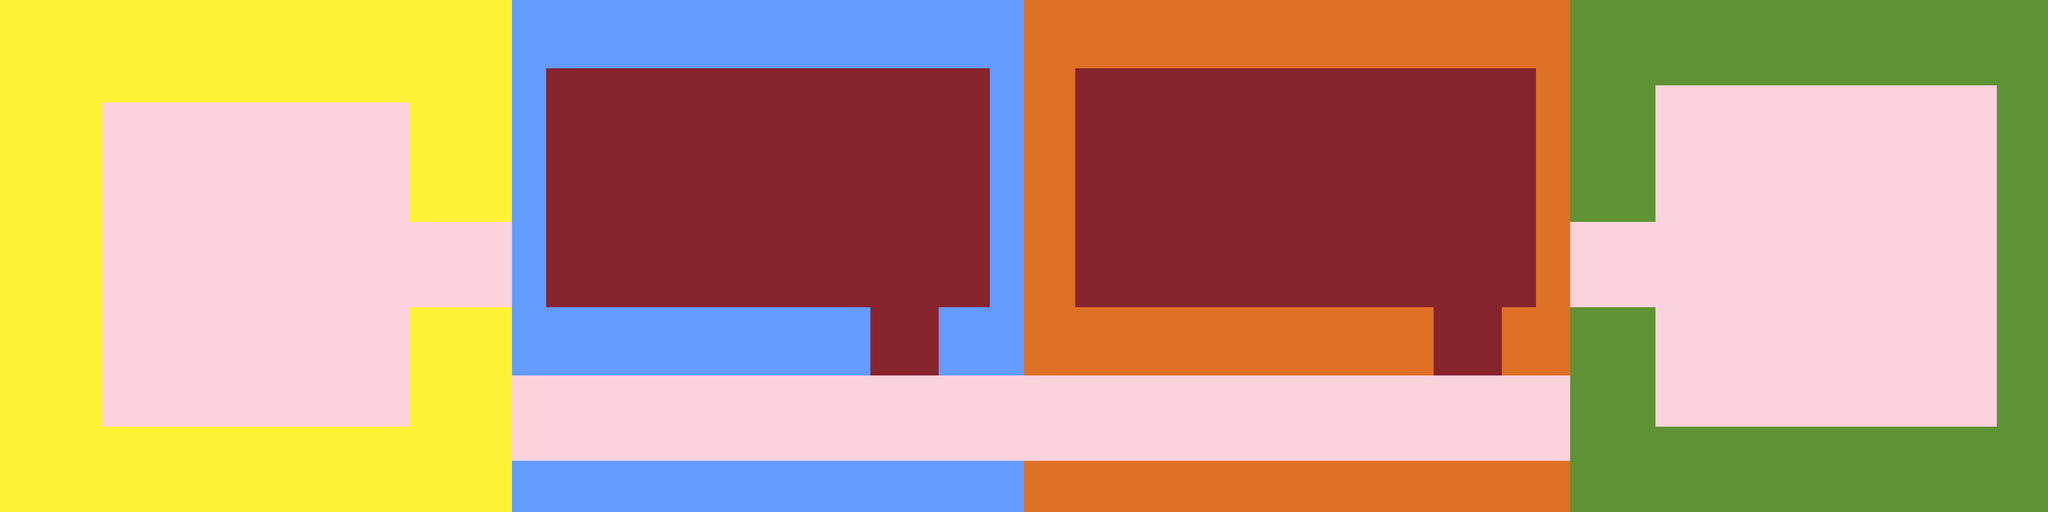

A 2D game scene composited from a Tiled map and its tileset images. What follows is a short description and the map's XML, with each tile layer's data collapsed to a summary:
An orthogonal 120x30 tile map with 32x32 px tiles, 2 tile layers (rooms, areas).

<map version="1.5" tiledversion="1.7.0" orientation="orthogonal" renderorder="right-down" width="120" height="30" tilewidth="32" tileheight="32" infinite="0" nextlayerid="3" nextobjectid="1">
 <tileset firstgid="1" source="../../../tilesets/gather_swatches_1.x.tsx" />
 <layer id="1" name="rooms" width="120" height="30">
  <data>[3600 cells, 3600 non-empty, 4 distinct tile ids]</data>
 </layer>
 <layer id="2" name="areas" width="120" height="30">
  <data>[3600 cells, 1881 non-empty, 2 distinct tile ids]</data>
 </layer>
</map>
